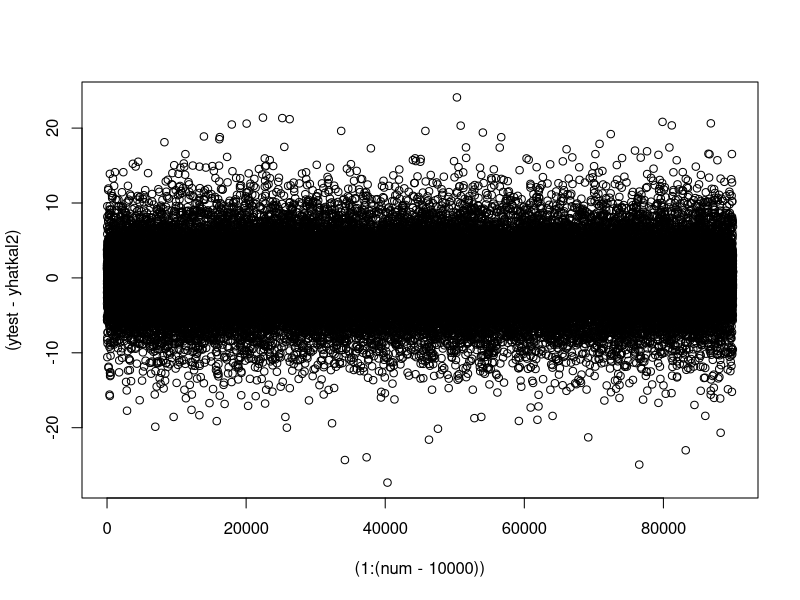
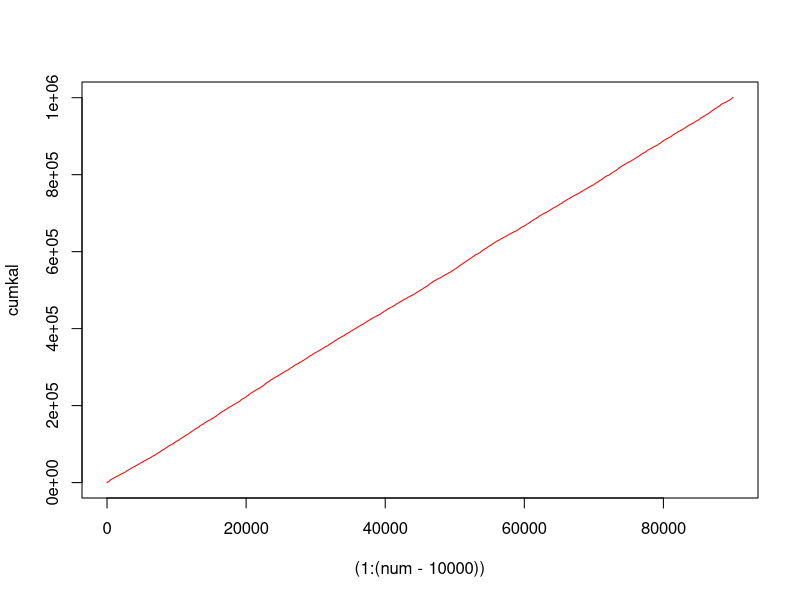

R code for these plots, in order: (Note: a time limit stopped this script after it produced the figures.)
## ---- chunk 1
knitr::opts_chunk$set(echo = TRUE)
library("MASS",character.only=TRUE)
library("ggplot2")
set.seed(10)
## ---- chunk 2
beta<-c(1,2)
rho<-c(0.98,0.95)
a<-0
for (i in 1:1){
  a<-a+rho[i]^2
}
a^(1/2)

sigma<-1
nd<-length(beta)
## ---- chunk 3
betaupd<-function(rho,beta,sigma){
  u<-rnorm(2,mean=0,sd=sigma)
  newbeta<-(rho*beta) + u
  return(newbeta)
}

## ---- chunk 4
num<-100000
d<-length(beta)
x<-mvrnorm(num,rep(1,d),diag(d))
ysim<-function(num,beta,x){
  dim<-length(beta)
  eps<-rnorm(n=num, mean=0, sd=1)
  y<-eps
  for (j in 1:num){
    for (i in 1:dim){
      y[j]<-y[j]+beta[i]*x[j,i]
    }
    beta<-betaupd(rho,beta,sigma)
  }
  return(y)
}
y<-ysim(num,beta,x)
x2<-x
x<-cbind(x,matrix(rep(1,num),ncol=1))
## ---- chunk 5

###########################
# My version
###########################
siginffunc<-function(M, tt){
    M2<-matrix(M,nrow=2,ncol=2)
    tot<-0
    for (i in 1:(tt-1)){
      xi<-x2[i,]
      tot<-tot+((y[i]^2)-(t(xi)%*%M2%*%xi)-(sigeps^2))^2
    }
    return(tot)
  }
  
  
Mfunc<-function(M, tt){
    M2<-matrix(M,nrow=2,ncol=2)
    tot<-0
    for (i in 1:(tt-1)){
      xi<-x2[i,]
      tot<-tot+((y[i]*y[i+1])-(t(x2[i,])%*%M2%*%x2[(i+1),]))^2
    }
    return(tot)
}
ahtfind<-function(t_val,M0, sigma,x,y){
   M<-matrix(optim(t(c(M0)),Mfunc, tt=t_val,   control=list(maxit=100000))$par,nrow=2,ncol=2)
   
 
   siginfhat<-matrix(optim(t(c(M)),siginffunc,tt=t_val, control=list(maxit=100000))$par,nrow=2,ncol=2)
   return(M%*%solve(siginfhat))
}

sigeps=sigma
M0<-matrix(diag(2),2,2)

ahat<-ahtfind(10000,M0, sigma,x2,y)
ahat

 

## ---- chunk 6

kalmanfilt<-function(A,Q,R,x,y){
  mu<-matrix(rep(0,2),nrow=2,ncol=1)
  tt<-length(y)
  lpmu<-mu
  store<-numeric(tt)
  cov<-Q
  for(i in 1:(tt-1)){
    H<-matrix(x[i,],nrow=1)
    pmu<-A%*%mu              #ok x_{k|k-1}
    store[i]<-H%*%pmu
    pcov<-(A%*%cov%*%t(A))+Q #P_{t+1|t}
    K<-(pcov%*%t(H))%*%(solve(H%*%pcov%*%t(H)+R))
    mu<-pmu+K*c(y[i]-H%*%pmu) 
    cov<-pcov- K%*%H%*%pcov
  }
  return(store)
}

A0<-diag(rho)

yhatkal<-kalmanfilt(A=ahat, Q=diag(rep(sigma,2)), R=sigma,x2,y)
 
## ---- chunk 7
cumsqloss<-function(y,yh,burn){
  Tt<-length(y)
  return(sum((y[(burn+1):Tt]-yh[(burn+1):Tt])^2))
}

cumsqloss2<-function(y,yh){
  Tt<-length(y)
  tot<-0
  store<-numeric(Tt)
  for (i in (1):Tt){
    tot<-tot+(yh[i]-y[i])^2
    store[i]<-tot
  }
  return(store)
}
## ---- chunk 8
yhatkal2<-yhatkal[10001:num]

ytest<-y[10001:num]

cumsqloss(ytest,yhatkal2,0)/(num-10000)

plot((1:(num-10000)),(ytest-yhatkal2))

cumkal<-cumsqloss2(ytest,yhatkal2)

plot((1:(num-10000)),cumkal,type="l",col="red")
## ---- chunk 9
alphast<-function(u,alpha,lamda,Rb){
  n<-length(alpha)
  store<-numeric(n)
  for (i in 1:n){
    store[i]<-sum((u^2)/((1+alpha[i]*lamda)^2))
  }
  return(store)
}

proj<-function(wt,covv,Rb,dim){
  decomp<-eigen(covv)
  V<-decomp$vectors
  Lamd<-decomp$values
  u<-t(V)%*%wt
  if (norm(wt,type="2")<=Rb){
    return(wt)
  }
  else{
    lamdmin<-min(Lamd)
    a<-((norm(u,type="2"))/(Rb-1))/lamdmin
    alpha<-seq(0,a,a/1000)
    alpha<-alpha[binary_search(alphast(u,alpha,Lamd,Rb),0,TRUE)]
    return(solve((diag(dim))+alpha*covv)%*%wt)
  }
  return(w)
}

ARCOR<-function(x,y,r,Rb,ll){
  dim<-length(x[1,])
  num<-length(x[,1])
  I<-diag(dim)
  tcov<-ll*I
  w<-t(matrix(0,1,dim))
  covv<-diag(dim)
  ey<-c()
  for (i in 1:num){
    denom<-r+t(x[i,])%*%covv%*%x[i,]
    numer<-t(x[i,])%*%w
    ey[i]<-numer
    wnum<-(y[i]-numer)
    wtilde<-w+(wnum/denom)[1,1]*covv%*%x[i,]
    covvtilde<-solve(solve(covv)+(x[i,]%*%t(x[i,])))
    if (min((as.vector(covv)-as.vector(tcov)))>=0){
      covv<-covvtilde
    }
    else {
      covv<-I
      tcov<-(ll*(4/5))*I
    }
    w<-proj(wtilde,covv,Rb,dim)
  }
  return(ey)
}

AROWR<-function(x,y,r){
  dim<-length(x[1,])
  num<-length(x[,1])
  w<-t(matrix(0,1,dim))
  covv<-diag(dim)
  ey<-c()
  for (i in 1:num){
    ey[i]<-t(x[i,])%*%w
    wnum<-(y[i]-ey[i])
    wden<-r+t(x[i,])%*%covv%*%x[i,]
    w<-w+(wnum/wden)[1,1]*covv%*%x[i,]
    covv<-solve(solve(covv)+(1/r)*(x[i,]%*%t(x[i,])))
  }
  return(ey)
}
## ---- chunk 10
LASER<-function(x,y,b,c){
  dim<-length(x[1,])
  num<-length(x[,1])
  w<-t(matrix(0,1,dim))
  I<-diag(dim)
  covv<-I*((c-b)/(b*c))
  ey<-c()
  for (i in 1:num){
    denom<-1+t(x[i,])%*%(covv+((1/c)*I))%*%x[i,]
    numer<-t(x[i,])%*%w
    ey[i]<-numer/denom
    wnum<-(y[i]-numer)
    w<-w+(wnum/denom)[1,1]*(covv+((1/c)*I))%*%x[i,]
    covv<-solve(solve((covv+((1/c)*I)))+(x[i,]%*%t(x[i,])))
  }
  return(ey)
}

AAR<-function(x,y,b){
  dim<-length(x[1,])
  num<-length(x[,1])
  w<-t(matrix(0,1,dim))
  covv<-diag(dim)*(1/b)
  ey<-c()
  for (i in 1:num){
    denom<-1+t(x[i,])%*%covv%*%x[i,]
    numer<-t(x[i,])%*%w
    ey[i]<-numer/denom
    wnum<-(y[i]-numer)
    w<-w+(wnum/denom)[1,1]*covv%*%x[i,]
    covv<-solve(solve(covv)+(x[i,]%*%t(x[i,])))
  }
  return(ey)
}
## ---- chunk 11
CRRLS<-function(x,y,r,t0){
  dim<-length(x[1,])
  num<-length(x[,1])
  w<-t(matrix(0,1,dim))
  covv<-diag(dim)
  ey<-c()
  for (i in 1:num){
    ey[i]<-t(x[i,])%*%w
    wnum<-(y[i]-ey[i])
    wden<-r+t(x[i,])%*%covv%*%x[i,]
    w<-w+(wnum/wden)[1,1]*covv%*%x[i,]
    covv<-solve(r*solve(covv)+(x[i,]%*%t(x[i,])))
    if (i%%t0==0){
      covv<-diag(dim)
    }
  }
  return(ey)
}

RLS<-function(x,y,r){
  dim<-length(x[1,])
  num<-length(x[,1])
  w<-t(matrix(0,1,dim))
  covv<-diag(dim)
  ey<-c()
  for (i in 1:num){
    ey[i]<-t(x[i,])%*%w
    wnum<-(y[i]-ey[i])
    wden<-r+t(x[i,])%*%covv%*%x[i,]
    w<-w+(wnum/wden)[1,1]*covv%*%x[i,]
    covv<-solve(r*solve(covv)+(x[i,]%*%t(x[i,])))
  }
  return(ey)
}
## ---- chunk 12
cumsqloss(y[500:10000],LASER(x,y,1,100)[500:10000],0)
cumsqloss(y[500:10000],LASER(x,y,1,200)[500:10000],0)
cumsqloss(y[500:10000],LASER(x,y,1,300)[500:10000],0)
cumsqloss(y[500:10000],LASER(x,y,1,400)[500:10000],0)
cumsqloss(y[500:10000],LASER(x,y,1,500)[500:10000],0)
cumsqloss(y[500:10000],LASER(x,y,1,600)[500:10000],0)
cumsqloss(y[500:10000],LASER(x,y,1,700)[500:10000],0)
cumsqloss(y[500:10000],LASER(x,y,1,800)[500:10000],0)
cumsqloss(y[500:10000],LASER(x,y,1,900)[500:10000],0)
cumsqloss(y[500:10000],LASER(x,y,1,1000)[500:10000],0)
## ---- chunk 13
b<-1
c<-200
b2<-(b*c)/(c-b)

yhatLASER<-LASER(x,y,b,c)[10001:num]
yhatAAR<-AAR(x,y,b2)[10001:num]

ytest<-y[10001:num]

cumsqloss(ytest,yhatLASER,0)/(num-10000)
cumsqloss(ytest,yhatAAR,0)/(num-10000)

plot((1:(num-10000)),(ytest-yhatAAR))
plot((1:(num-10000)),(ytest-yhatLASER))

cumAAR<-cumsqloss2(ytest,yhatAAR)
cumLASER<-cumsqloss2(ytest,yhatLASER)
plot((1:(num-10000)),cumAAR,type="l",col="red")
lines((1:(num-10000)),cumLASER,col="green")
## ---- chunk 14
cumsqloss(y[500:10000],ARCOR(x,y,1,10000,0.95)[500:10000],0)
cumsqloss(y[500:10000],ARCOR(x,y,2,10000,0.95)[500:10000],0)
cumsqloss(y[500:10000],ARCOR(x,y,3,10000,0.95)[500:10000],0)
cumsqloss(y[500:10000],ARCOR(x,y,4,10000,0.95)[500:10000],0)
cumsqloss(y[500:10000],ARCOR(x,y,5,10000,0.95)[500:10000],0)
cumsqloss(y[500:10000],ARCOR(x,y,6,10000,0.95)[500:10000],0)
cumsqloss(y[500:10000],ARCOR(x,y,100,10000,0.95)[500:10000],0)
## ---- chunk 15
cumsqloss(y[500:10000],AROWR(x,y,1)[500:10000],0)
cumsqloss(y[500:10000],AROWR(x,y,1000)[500:10000],0)
cumsqloss(y[500:10000],AROWR(x,y,2000)[500:10000],0)
cumsqloss(y[500:10000],AROWR(x,y,3000)[500:10000],0)
cumsqloss(y[500:10000],AROWR(x,y,4000)[500:10000],0)
cumsqloss(y[500:10000],AROWR(x,y,5000)[500:10000],0)
cumsqloss(y[500:10000],AROWR(x,y,6000)[500:10000],0)
cumsqloss(y[500:10000],AROWR(x,y,7000)[500:10000],0)
cumsqloss(y[500:10000],AROWR(x,y,8000)[500:10000],0)
cumsqloss(y[500:10000],AROWR(x,y,9000)[500:10000],0)
cumsqloss(y[500:10000],AROWR(x,y,10000)[500:10000],0)
## ---- chunk 16
yhatARCOR<-ARCOR(x,y,1,100,0.95)[10001:num]
yhatAROWR<-AROWR(x,y,4000)[10001:num]

ytest<-y[10001:num]

cumsqloss(ytest,yhatARCOR,0)/(num-10000)
cumsqloss(ytest,yhatAROWR,0)/(num-10000)

plot((1:(num-10000)),(ytest-yhatAROWR))
plot((1:(num-10000)),(ytest-yhatARCOR))

cumAROWR<-cumsqloss2(ytest,yhatAROWR)
cumARCOR<-cumsqloss2(ytest,yhatARCOR)
plot((1:(num-10000)),cumAROWR,type="l",col="red")
lines((1:(num-10000)),cumARCOR,col="green")
## ---- chunk 17
cumsqloss(y[500:10000],CRRLS(x,y,0.9,1)[500:10000],0)
cumsqloss(y[500:10000],CRRLS(x,y,0.9,2)[500:10000],0)
cumsqloss(y[500:10000],CRRLS(x,y,0.9,3)[500:10000],0)
cumsqloss(y[500:10000],CRRLS(x,y,0.9,4)[500:10000],0)
cumsqloss(y[500:10000],CRRLS(x,y,0.9,5)[500:10000],0)
cumsqloss(y[500:10000],CRRLS(x,y,0.9,10)[500:10000],0)
cumsqloss(y[500:10000],CRRLS(x,y,0.9,15)[500:10000],0)
cumsqloss(y[500:10000],CRRLS(x,y,0.9,20)[500:10000],0)
cumsqloss(y[500:10000],CRRLS(x,y,0.9,25)[500:10000],0)
cumsqloss(y[500:10000],CRRLS(x,y,0.9,30)[500:10000],0)
cumsqloss(y[500:10000],CRRLS(x,y,0.9,35)[500:10000],0)
cumsqloss(y[500:10000],CRRLS(x,y,0.9,40)[500:10000],0)
cumsqloss(y[500:10000],CRRLS(x,y,0.9,45)[500:10000],0)
cumsqloss(y[500:10000],CRRLS(x,y,0.9,50)[500:10000],0)
cumsqloss(y[500:10000],CRRLS(x,y,0.9,10000)[500:10000],0)
## ---- chunk 18
yhatCRRLS<-CRRLS(x,y,0.9,2)[10001:num]
yhatRLS<-RLS(x,y,0.9)[10001:num]

ytest<-y[10001:num]

cumsqloss(ytest,yhatCRRLS,0)/(num-10000)
cumsqloss(ytest,yhatRLS,0)/(num-10000)

plot((1:(num-10000)),(ytest-yhatRLS))
plot((1:(num-10000)),(ytest-yhatCRRLS))

cumRLS<-cumsqloss2(ytest,yhatRLS)
cumCRRLS<-cumsqloss2(ytest,yhatCRRLS)
plot((1:(num-10000)),cumRLS,type="l",col="red")
lines((1:(num-10000)),cumCRRLS,col="green")
## ---- chunk 19
plot((1:(num-10000)),cumRLS,type="l",col="red",main="Synthetic Data",ylab="Cumulative Squared-Error",xlab="Number of iterations")
lines((1:(num-10000)),cumCRRLS,col="orange")
lines((1:(num-10000)),cumARCOR,col="purple")
lines((1:(num-10000)),cumAROWR,col="blue")
lines((1:(num-10000)),cumAAR,col="darkgreen")
lines((1:(num-10000)),cumLASER,col="green")
lines((1:(num-10000)),cumkal,col="pink")
legend(0, 1800000, legend=c("RLS", "CR-RLS","ARCOR", "AROWR","AAR", "LASER","CM + Kalman Filter"),
       col=c("red", "orange","purple", "blue","darkgreen", "green","pink"), lty=1:2, cex=0.8)
